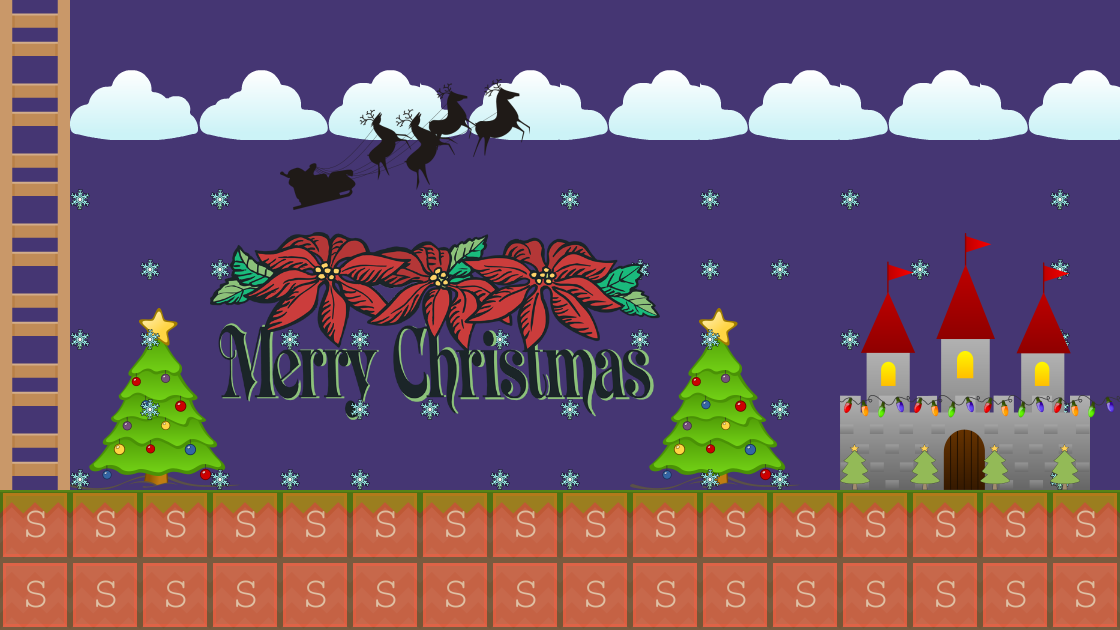

This is a level from a 2D game, rendered from its Tiled map with the project's own tilesets. A one-line summary and the map file follow, with tile-layer data summarised:
An orthogonal 16x9 tile map with 70x70 px tiles, 4 tile layers (clouds, background, background2, collision), 11 tilesets and 1 object (levelTrigger).

<map version="1.0" orientation="orthogonal" renderorder="right-down" width="16" height="9" tilewidth="70" tileheight="70" backgroundcolor="#453673">
 <tileset firstgid="1" name="background-tiles" tilewidth="70" tileheight="70">
  <image source="../img/background-tiles.png" width="910" height="910" />
 </tileset>
 <tileset firstgid="170" name="meta-tiles" tilewidth="70" tileheight="70">
  <image source="../img/meta-tiles.png" width="350" height="70" />
  <tile id="4">
   <properties>
    <property name="type" value="solid" />
    <property name="xSpawn" value="400" />
    <property name="ySpawn" value="0" />
   </properties>
  </tile>
 </tileset>
 <tileset firstgid="175" name="cloud-tiles" tilewidth="70" tileheight="70">
  <image source="../img/cloud-tiles.png" width="387" height="71" />
 </tileset>
 <tileset firstgid="180" name="mouth" tilewidth="150" tileheight="209">
  <image source="../img/mouth.png" width="150" height="209" />
 </tileset>
 <tileset firstgid="181" name="castle2" tilewidth="250" tileheight="257">
  <image source="../img/castle2.png" width="250" height="257" />
 </tileset>
 <tileset firstgid="182" name="christmaslights" tilewidth="70" tileheight="25">
  <image source="../img/christmaslights.png" width="70" height="25" />
 </tileset>
 <tileset firstgid="183" name="christmastree" tilewidth="30" tileheight="46">
  <image source="../img/christmastree.png" width="30" height="46" />
 </tileset>
 <tileset firstgid="184" name="christmasbanner" tilewidth="450" tileheight="188">
  <image source="../img/christmasbanner.png" width="450" height="188" />
 </tileset>
 <tileset firstgid="185" name="christmassleigh" tilewidth="250" tileheight="131">
  <image source="../img/christmassleigh.png" width="250" height="131" />
 </tileset>
 <tileset firstgid="186" name="christmastree1" tilewidth="170" tileheight="182">
  <image source="../img/christmastree1.png" width="170" height="182" />
 </tileset>
 <tileset firstgid="187" name="christmassnow" tilewidth="20" tileheight="21">
  <image source="../img/christmassnow.png" width="20" height="21" />
 </tileset>
 <layer name="clouds" width="16" height="9">
  <data>[144 cells, 17 non-empty, 6 distinct tile ids]</data>
 </layer>
 <layer name="background" width="16" height="9">
  <data>[144 cells, 84 non-empty, 7 distinct tile ids]</data>
 </layer>
 <layer name="background2" width="16" height="9">
  <data>[144 cells, 8 non-empty, 2 distinct tile ids]</data>
 </layer>
 <layer name="collision" width="16" height="9" opacity="0.4">
  <data>[144 cells, 32 non-empty, 1 distinct tile ids]</data>
 </layer>
 <objectgroup name="trigger-entitites">
  <object name="levelTrigger" x="981.333" y="376" width="66.6667" height="116">
   <properties>
    <property name="level" value="DenisLevel02" />
   </properties>
  </object>
 </objectgroup>
</map>
